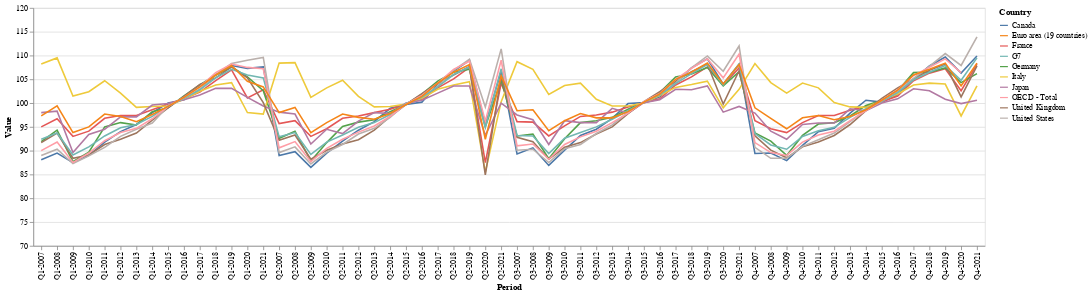

The code cell stored with this chart in its notebook:
### Code cell
data = gdpdata[gdpdata['MEASURE']=='VIXOBSA']
data.columns
data=data[['Country','Period','Value']]
alt.Chart(data).mark_line().encode(
    alt.Y('Value',
        scale=alt.Scale(domain=(70, 120))
    ),   
    x='Period',
    color='Country'
)

### Figure 1 — Vega-Lite specification as saved in the notebook (floating-point values rounded to 4 significant figures; data arrays with more than 128 entries replaced by an {"elided": "..."} marker saying what was removed)
{"config": {"view": {"continuousWidth": 400, "continuousHeight": 300}}, "data": {"name": "data-9691602ac34e6937e2e7d852b23fe09d"}, "mark": "line", "encoding": {"color": {"type": "nominal", "field": "Country"}, "x": {"type": "nominal", "field": "Period"}, "y": {"type": "quantitative", "field": "Value", "scale": {"domain": [70, 120]}}}, "$schema": "https://vega.github.io/schema/vega-lite/v4.8.1.json", "datasets": {"data-9691602ac34e6937e2e7d852b23fe09d": {"elided": "599 records"}}}
